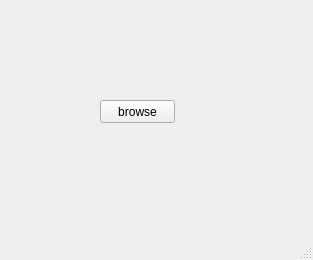
<?xml version="1.0" encoding="UTF-8"?>
<ui version="4.0">
 <class>MainWindow</class>
 <widget class="QMainWindow" name="MainWindow">
  <property name="geometry">
   <rect>
    <x>0</x>
    <y>0</y>
    <width>313</width>
    <height>260</height>
   </rect>
  </property>
  <property name="windowTitle">
   <string>MainWindow</string>
  </property>
  <widget class="QWidget" name="centralwidget">
   <widget class="QPushButton" name="pushButton">
    <property name="geometry">
     <rect>
      <x>100</x>
      <y>100</y>
      <width>75</width>
      <height>23</height>
     </rect>
    </property>
    <property name="text">
     <string>browse</string>
    </property>
   </widget>
  </widget>
  <widget class="QMenuBar" name="menubar">
   <property name="geometry">
    <rect>
     <x>0</x>
     <y>0</y>
     <width>313</width>
     <height>21</height>
    </rect>
   </property>
  </widget>
  <widget class="QStatusBar" name="statusbar"/>
 </widget>
 <resources/>
 <connections>
  <connection>
   <sender>pushButton</sender>
   <signal>clicked()</signal>
   <receiver>MainWindow</receiver>
   <slot>browse()</slot>
   <hints>
    <hint type="sourcelabel">
     <x>396</x>
     <y>303</y>
    </hint>
    <hint type="destinationlabel">
     <x>408</x>
     <y>408</y>
    </hint>
   </hints>
  </connection>
 </connections>
 <slots>
  <slot>browse()</slot>
 </slots>
</ui>
